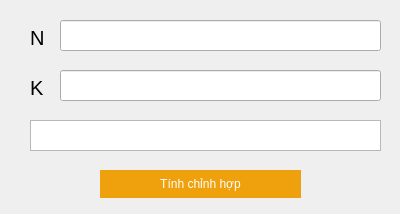
<?xml version="1.0" encoding="UTF-8"?>
<ui version="4.0">
 <class>chinh_hop_Widget</class>
 <widget class="QWidget" name="chinh_hop_Widget">
  <property name="geometry">
   <rect>
    <x>0</x>
    <y>0</y>
    <width>400</width>
    <height>214</height>
   </rect>
  </property>
  <property name="windowTitle">
   <string>Form</string>
  </property>
  <widget class="QLabel" name="label">
   <property name="geometry">
    <rect>
     <x>30</x>
     <y>30</y>
     <width>21</width>
     <height>16</height>
    </rect>
   </property>
   <property name="font">
    <font>
     <pointsize>15</pointsize>
    </font>
   </property>
   <property name="text">
    <string>N</string>
   </property>
  </widget>
  <widget class="QLineEdit" name="input_N">
   <property name="geometry">
    <rect>
     <x>60</x>
     <y>20</y>
     <width>321</width>
     <height>31</height>
    </rect>
   </property>
   <property name="font">
    <font>
     <pointsize>10</pointsize>
    </font>
   </property>
  </widget>
  <widget class="QLabel" name="label_2">
   <property name="geometry">
    <rect>
     <x>30</x>
     <y>80</y>
     <width>21</width>
     <height>16</height>
    </rect>
   </property>
   <property name="font">
    <font>
     <pointsize>15</pointsize>
    </font>
   </property>
   <property name="text">
    <string>K</string>
   </property>
  </widget>
  <widget class="QLineEdit" name="input_K">
   <property name="geometry">
    <rect>
     <x>60</x>
     <y>70</y>
     <width>321</width>
     <height>31</height>
    </rect>
   </property>
   <property name="font">
    <font>
     <pointsize>10</pointsize>
    </font>
   </property>
  </widget>
  <widget class="QTextBrowser" name="textBrowser_ketqua">
   <property name="geometry">
    <rect>
     <x>30</x>
     <y>120</y>
     <width>351</width>
     <height>31</height>
    </rect>
   </property>
   <property name="font">
    <font>
     <pointsize>12</pointsize>
    </font>
   </property>
  </widget>
  <widget class="QPushButton" name="button_giai">
   <property name="geometry">
    <rect>
     <x>100</x>
     <y>170</y>
     <width>201</width>
     <height>28</height>
    </rect>
   </property>
   <property name="styleSheet">
    <string notr="true">background-color: #EEA10C;
color: white;
border-radius: 50px;</string>
   </property>
   <property name="text">
    <string>Tính chỉnh hợp</string>
   </property>
  </widget>
 </widget>
 <resources/>
 <connections/>
</ui>
